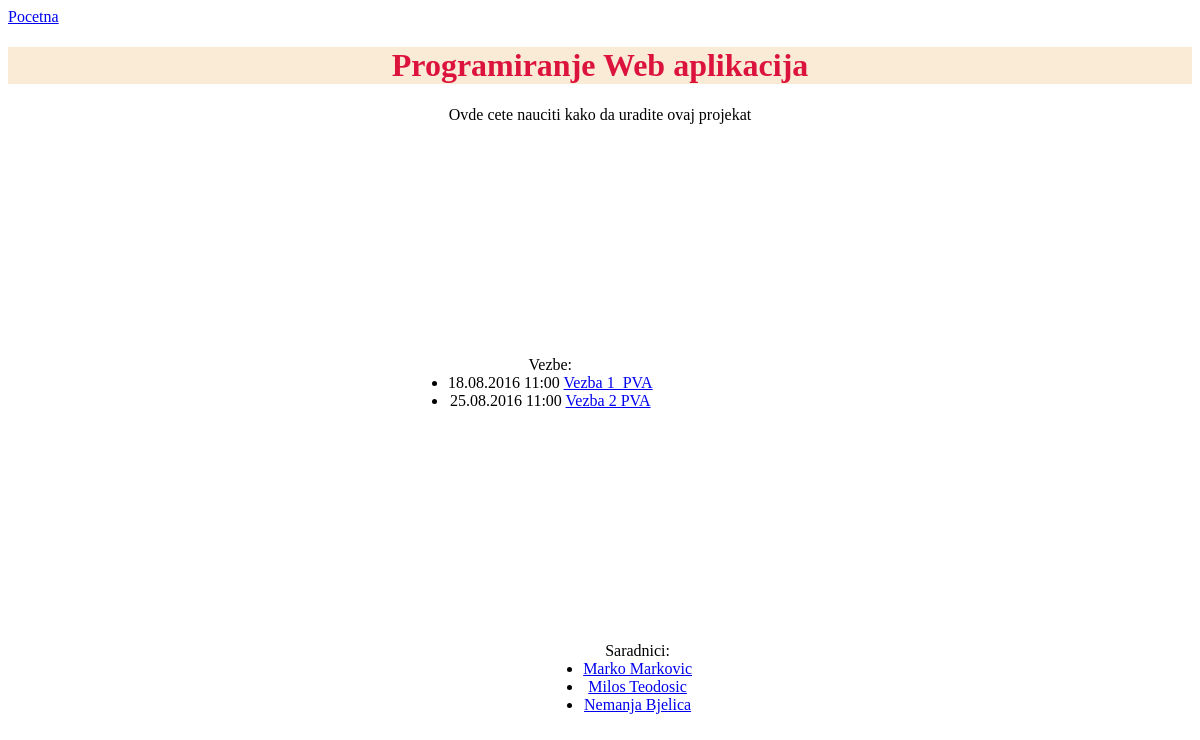
Page /PROJECT/predmet.php?id=1 on the committed database.
### tables this page shows
CREATE TABLE `predmeti` (
  `id_predmeta` int(10) UNSIGNED NOT NULL,
  `naziv_predmeta` varchar(90) DEFAULT NULL,
  `opis_predmeta` text
);

CREATE TABLE `vezbe` (
  `id_vezbe` int(11) UNSIGNED NOT NULL,
  `datum` timestamp NOT NULL DEFAULT CURRENT_TIMESTAMP,
  `opis` text,
  `lab` varchar(11) DEFAULT NULL,
  `naziv_vezbe` varchar(100) DEFAULT NULL,
  `id_predmeta` int(10) UNSIGNED NOT NULL,
  `id_korisnika` int(10) UNSIGNED DEFAULT NULL
);

CREATE TABLE `korisnici` (
  `id_korisnika` int(10) UNSIGNED NOT NULL,
  `ime` varchar(25) DEFAULT NULL,
  `prezime` varchar(35) DEFAULT NULL,
  `username` varchar(25) DEFAULT NULL,
  `password` varchar(25) DEFAULT NULL,
  `email` varchar(90) DEFAULT NULL,
  `bio` text NOT NULL,
  `tip` varchar(20) NOT NULL,
  `status` int(11) NOT NULL,
  `slika` varchar(5) NOT NULL
);

### PROJECT/class/Predmeti.php (called while the page is built, shortened)
<?php
class Predmeti
{
    public function __construct($id_predmeta, $naziv_predmeta, $opis_predmeta)
    {
        $this->naziv_predmeta = $naziv_predmeta;
        $this->opis_predmeta = $opis_predmeta;
    }
    public function __get($name)
    {
        return isset($this->$name) ? $this->$name : "";
    }
    public static function ocitaj($id)
    {
        $sql = "SELECT * FROM predmeti WHERE id_predmeta=$id";
        $dbh = new mysqli("localhost", "root", "", "rt_4714_stefan_petrovic");
        $res = $dbh->query($sql);
        $result = mysqli_fetch_array($res);
        $temp = new Predmeti($result['id_predmeta'], $result['naziv_predmeta'], $result['opis_predmeta']);
        return $temp;
    }
}

### PROJECT/class/Lab.php (called while the page is built, shortened)
<?php
class Lab
{
    public function __construct($id_vezbe,$datum,$opis,$lab,$naziv_vezbe,$id_predmeta,$id_korisnika)
    {
        $this->id_vezbe=$id_vezbe;
        $this->datum=$datum;
        $this->naziv_vezbe=$naziv_vezbe;
    }
    public function __get($name)
    {
        return isset($this->$name) ? $this->$name : "";
    }
    public static function ispis($id_predmeta){
        $sql = "SELECT * FROM vezbe WHERE id_predmeta=$id_predmeta ORDER BY vezbe.datum ASC ";
        $dbh = new mysqli("localhost", "root", "", "rt_4714_stefan_petrovic");
        $result = $dbh->query($sql);
        $niz = [];
        foreach($result as $row) {
            array_push($niz, new Lab($row['id_vezbe'],$row['datum'],$row['opis'] , $row['lab'], $row['naziv_vezbe'], $row['id_predmeta'], $row['id_korisnika']));
        }
        return $niz;
    }
}

### PROJECT/class/Saradnik.php (called while the page is built, shortened)
<?php
class Saradnik
{
    private $ime;
    private $prezime;
    public function __construct($id_korisnika, $ime, $prezime, $email, $bio,$status,$tip,$slika)
    {
        $this->status=$status;
        $this->id_korisnika = $id_korisnika;
        $this->ime = $ime;
        $this->prezime = $prezime;
    }
    public function __toString()
    {
        return $this->ime . " " . $this->prezime;
    }
    public function __get($name)
    {
        return isset($this->$name) ? $this->$name : "";
    }
    public static function poPredmetu($id_predmeta)
    {
        $sql = "SELECT * FROM korisnici WHERE tip='saradnik' AND id_korisnika IN (SELECT id_korisnika FROM veza_predmet_korisnik WHERE id_predmeta='$id_predmeta')";
        $dbh = new mysqli("localhost", "root", "", "rt_4714_stefan_petrovic");
        $result = $dbh->query($sql);
        $niz = [];
        foreach ($result as $row) {
            array_push($niz, new Saradnik($row['id_korisnika'], $row['ime'], $row['prezime'], $row['email'], $row['bio'], $row['status'],$row['tip'],$row['slika']));
        }
        return $niz;
    }
}

### PROJECT/predmet.php (the view, shortened to what this page needs)
<!doctype html>
<html lang="en">
<head>
    <?php
    require_once "class/Predmeti.php";
    require_once "class/Lab.php";
    require_once "class/Saradnik.php";
if (isset($_GET['id'])){
    $id = $_GET['id'];
    $predmet = Predmeti::ocitaj($id);
    $vezbe = Lab::ispis($predmet->id_predmeta);
    $saradnici = Saradnik::poPredmetu($predmet->id_predmeta);
    ?>
    <link rel="stylesheet" type="text/css" href="style/mystyle.css">
</head>
<body>
<?php
echo "<a href='index.php'>Pocetna</a><br>";
?>
<h1 style="background-color: antiquewhite; color: crimson" align="center"><?php echo $predmet->naziv_predmeta ?></h1>
<div align="center">
    <p><?php echo $predmet->opis_predmeta; ?></p>
<div id="parent" style="float: left">
    <ul>
        Vezbe:
        <?php
        foreach ($vezbe as $v) {
            $date = date_create($v->datum);
            echo "<li>" . date_format($date, "d.m.Y H:i") . " <a href='vezba.php?id=$v->id_vezbe'>" . $v->naziv_vezbe . "</a>";
        }
        ?>
    </ul>
</div>
<div id="parent2" style="float: right">
    <ul>
        Saradnici:
        <?php
        foreach ($saradnici as $s) {
            if($s->status == 1)
            echo "<li> <a href='profile.php?id=$s->id_korisnika'>" . $s . "</a></li>";
        }
        }else
        header("refresh:0;url=index.php");
        ?>
    </ul>
</div>
</body>
</html>

### PROJECT/style/mystyle.css (style rules this page uses)
#parent { margin-top: 200px; margin-left: 400px; }
#parent2 { margin-top: 200px; margin-right: 500px; }

### rows in the picture
predmeti: naziv_predmeta "Programiranje Web aplikacija", opis_predmeta "Ovde cete nauciti kako da uradite ovaj projekat"
vezbe: datum "18.08.2016 11:00", naziv_vezbe "Vezba 1_PVA"
vezbe: datum "25.08.2016 11:00", naziv_vezbe "Vezba 2 PVA"
korisnici: s "Marko Markovic"
korisnici: s "Milos Teodosic"
korisnici: s "Nemanja Bjelica"
